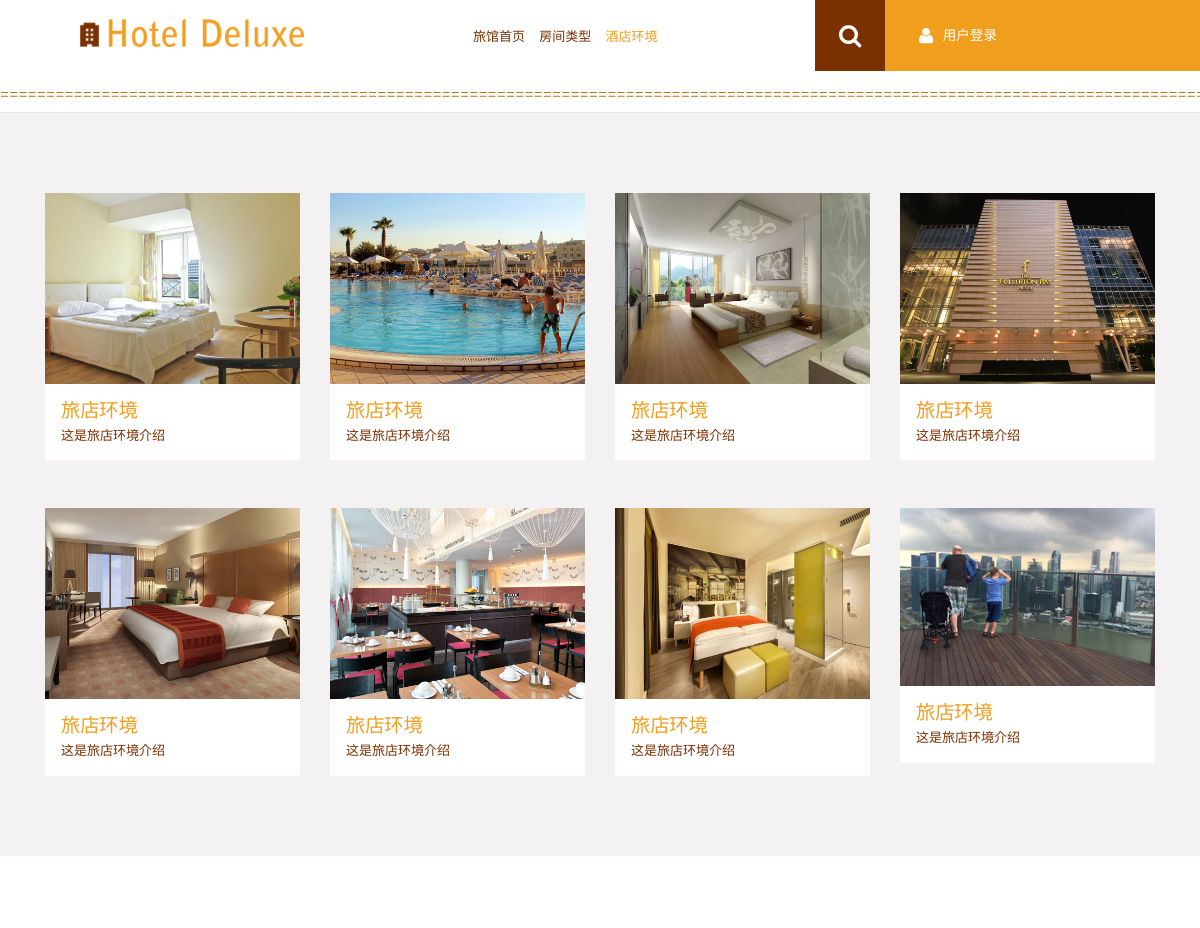
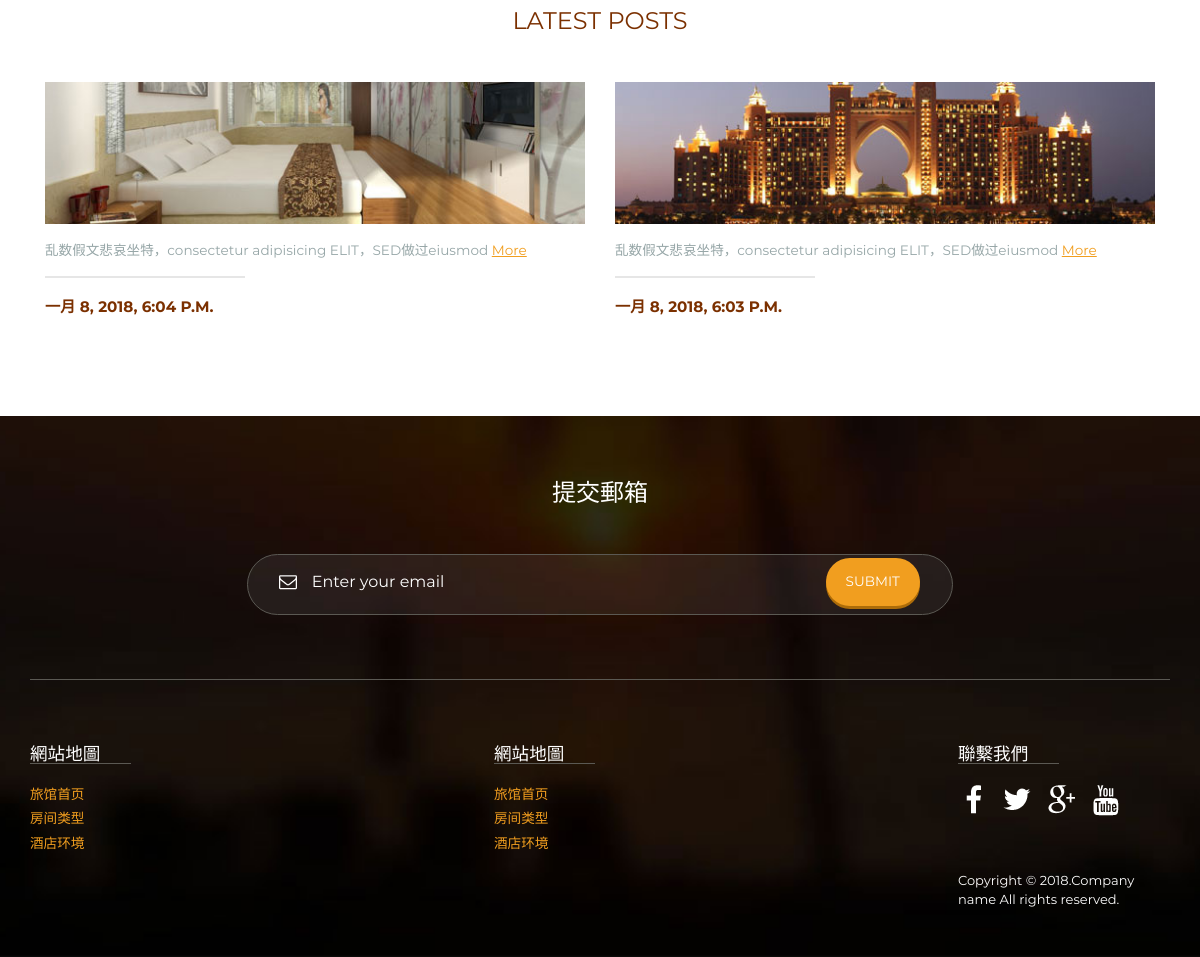
Page /gallery/ on the committed database (2 pictures, top to bottom).
### app/models.py (models this page shows, shortened)
class Hotel_environment(models.Model):
    title=models.CharField(max_length=10)
    img=models.ImageField(upload_to='./static/upload/')
    content=models.CharField(max_length=100)

class Latest_post(models.Model):
    title = models.CharField(max_length=50)
    time = models.DateTimeField(auto_now=True)
    author = models.CharField(max_length=20)
    content = models.CharField(max_length=500)
    img = models.ImageField(upload_to='./static/upload/')
    views = models.IntegerField(default=1)

### app/views.py (the view)
# urls.py: path('gallery/',gallery,name='gallery'),
def gallery(request):
    user = islogin(request)
    fadeleft = Hotel_environment.objects.all().order_by('-id')[0:4]
    faderight = Hotel_environment.objects.all().order_by('-id')[4:8]
    posts = Latest_post.objects.all().order_by('-time')[:2]
    return render(request, 'gallery.html',
                  {'user': user, 'fadeleft': fadeleft, 'faderight': faderight, 'l_post': posts, 'gallery': True})

### app/unit.py (called while the page is built)
def islogin(request):
    try:
        user = User.objects.get(username=request.session['username'])
    except:
        user = None
    return user

### templates/gallery.html (shortened to what this page needs)
{% extends 'base.html' %}
{% load static %}
{% block container %}
    <div class="living_middle">
        <div class="container">
            <div class="entertain_box wow fadeInLeft" data-wow-delay="0.4s">
                {% for i in fadeleft %}
                    <div class="col-md-3 grid_box">
                        <a href="/{{ i.img }}" class="swipebox" title="Image Title"> <img
                                src="/{{ i.img }}"
                                class="img-responsive"
                                alt=""> </a>
                        <div class="grid_box2">
                            <h4><a href="">{{ i.title }}</a></h4>
                            <p>{{ i.content }}</p>
                        </div>
                    </div>
                {% endfor %}
                <div class="clearfix"></div>
            </div>
            <div class="entertain_box1 wow fadeInRight" data-wow-delay="0.4s">
                {% for i in faderight %}
                    <div class="col-md-3 grid_box">
                        <a href="/{{ i.img }}" class="swipebox" title="Image Title"> <img
                                src="/{{ i.img }}"
                                class="img-responsive"
                                alt=""> </a>
                        <div class="grid_box2">
                            <h4><a href="#">{{ i.title }}</a></h4>
                            <p>{{ i.content }}</p>
                        </div>
                    </div>
                {% endfor %}
            </div>
        </div>
    </div>
    <div class="living_bottom">
        <div class="container">
            <h2 class="title block-title">Latest Posts</h2>
            {% for i in l_post %}
                <div class="col-md-6 post_left wow fadeInLeft" data-wow-delay="0.4s">
                    <div class="mask1"><img src="/{{ i.img }}" alt="image" class="img-responsive zoom-img"/></div>
                    <p>{{ i.content|truncatechars:'50' }}
                        <a href="/article?id={{ i.id }}">More</a></p>
                    <div class="divider"></div>
                    <p class="field-content">{{ i.time }}</p>
                </div>
            {% endfor %}
        </div>
    </div>
{% endblock %}

### static/css/style.css (style rules this page uses)
h4, h5, h6, h1, h2, h3 { margin-top: 0; }
p { margin: 0; }
html, body { font-family: 'Montserrat', sans-serif; font-size: 100%; background:#fff; }
body a { transition:0.5s all; -webkit-transition:0.5s all; -moz-transition:0.5s all; -o-transition:0.5s all; -ms-transition:0.5s all; }
.living_middle { padding:5em 0; background: #f3f1f2; }
.living_bottom { background:#fff; padding:5em 0; }
.post_left p { color: #96a6a7; font-size: 0.85em; line-height: 1.8em; margin: 1em 0; }
.post_left p a { color:#F19E1F; text-decoration:underline; }
.divider { height:2px; background:#E6E6E6; width:200px; }
p.field-content { color:#7B3000; text-transform: uppercase; font-size: 0.95em; font-weight: 700; }
img.zoom-img { -webkit-transform: scale(1, 1); -webkit-transition-timing-function: ease-out; -webkit-transition-duration: 250ms; -moz-transform: scale(1, 1); -moz-transition-timing-function: ease-out; -moz-transition-duration: 250ms; }
.mask1 { text-decoration: none; overflow: hidden; display: block; }
h2.title.block-title { text-align: center; font-size: 1.5em; text-transform: uppercase; font-weight: 500; color:#7B3000; margin-bottom:2em; }
.grid_box2 { background:#fff; padding:1em; }
.grid_box2 h4 { text-transform:uppercase; font-size:1.2em; font-weight:500; margin-bottom:5px; }
.grid_box2 h4 a { color:#F19E1F; }
.grid_box2 p { text-transform:uppercase; font-size:0.8125em; color:#7B3000; font-weight:500; }
.entertain_box { margin-bottom:3em; }

### rows in the picture
Hotel_environment: img (picture), title "旅店环境", content "这是旅店环境介绍"
Hotel_environment: img (picture), title "旅店环境", content "这是旅店环境介绍"
Hotel_environment: img (picture), title "旅店环境", content "这是旅店环境介绍"
Hotel_environment: img (picture), title "旅店环境", content "这是旅店环境介绍"
Hotel_environment: img (picture), title "旅店环境", content "这是旅店环境介绍"
Hotel_environment: img (picture), title "旅店环境", content "这是旅店环境介绍"
Hotel_environment: img (picture), title "旅店环境", content "这是旅店环境介绍"
Hotel_environment: img (picture), title "旅店环境", content "这是旅店环境介绍"
Latest_post: img (picture), content "乱数假文悲哀坐特，consectetur adipisicing ELIT，SED做过eiusmod", time "一月 8, 2018, 6:04 P.M."
Latest_post: img (picture), content "乱数假文悲哀坐特，consectetur adipisicing ELIT，SED做过eiusmod", time "一月 8, 2018, 6:03 P.M."
